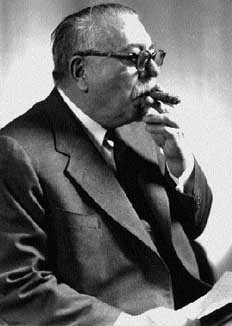
%> input picture demo/06-image-restoration-and-reconstruction/NorbertWiener.jpg, 232 x 326 px
$ octave imWienerDeconvolution.m   (GNU Octave 9; MATLAB toolbox functions it lacks are replaced by stand-ins)
%> lines starting %> are read from the running program, lines starting %| are printed output that depends on the picture; in (x1, y1, x2, y2) boxes, pixels count from 0 and x2, y2 are one past the last pixel; in counts of white or black regions, pixels touching at a corner belong together; the program's own positions count from 1
%deBlurr using Wiener deconvolution
%HKa Feb. 2015

clear ,close all

%Load image and show
f=imread('NorbertWiener.jpg');
%> f is the input picture: size 326x232 uint8; min 0, max 255, mean 107.8
f=double(f)/255;
%> f: size 326x232 double
F=fft2(f);
figure(1), imshow(f), title('Original image');

%Generate filter
N=5;
hc=1/(N*N)*ones(N,N);
h=zeros(size(f));
h(1:size(hc,1),1:size(hc,2))=hc;
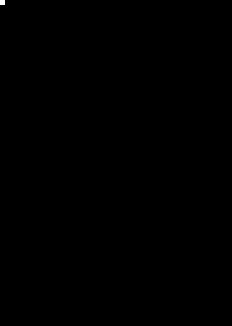
%> h: size 326x232 double; values 0 (black) and 0.04 (white), 0.03% white; 1 white region, box (x1, y1, x2, y2) and area: (0, 0, 5, 5) 25
H=fft2(h);

%Filter f using hc
hf=imfilter(f,hc,'conv','circular');
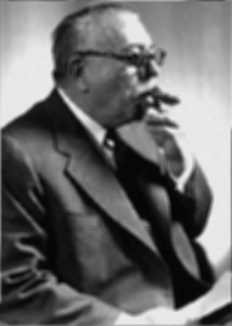
%> hf: size 326x232 double; min 0.0168, max 0.925, mean 0.423

%Generate noise
b=0.01;
n=b*randn(size(hf));

%Add noise
g=hf+n;
figure, imshow(g), title('Blurred image, noise added');
G=fft2(g);

%Deconvolution no Wiener
R = 1./H;
Fhat = R.*G;
fhat=ifft2(Fhat);
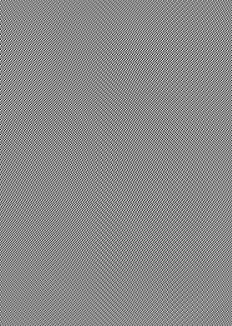
%> fhat: size 326x232 double; min -51.76, max 44.86, mean 0.4; drawn with min black and max white
fhat  =real(fhat); %Use real, due to small imaginary component (round-off)


%Wiener restoration filter
RW = conj(H)./(H.*conj(H)+2);%500*b^2./F.*conj(F)), also see GW section 5.8
FWhat = RW.*G;               %Restoration using Wiener
fWhat = ifft2(FWhat);
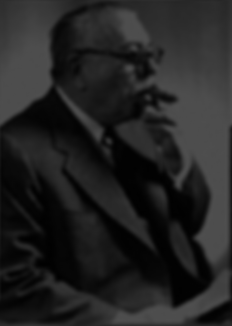
%> fWhat: size 326x232 double; min 0.00482, max 0.311, mean 0.141
fWhat = real(fWhat);         %Use real, due to small imaginary component (round-off)

figure,
    subplot(121), imshow(fhat/max(fhat(:))), title('deBlurred image, No Wiener filter');
%> after `imshow(fhat/max(fhat(:)))`:
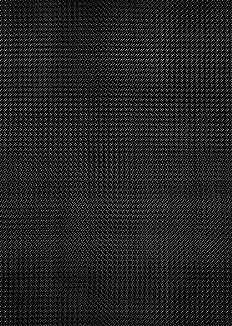
%> displayed picture: size 326x232, on the screen's scale of 0 to 255; min 0, max 255, mean 33.3
    subplot(122), imshow(fWhat/max(fWhat(:))), title('deBlurred image, Wiener filter');
%> after `imshow(fWhat/max(fWhat(:)))`:
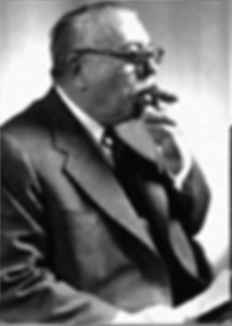
%> displayed picture: size 326x232, on the screen's scale of 0 to 255; min 4, max 255, mean 115.6

figure,
    subplot(121), hist(fhat(:),100),  title('Histogram deBlurred image, No Wiener filter');
    subplot(122), hist(fWhat(:),100), title('HistogramdeBlurred image, Wiener filter');
%> after `title('HistogramdeBlurred image, Wiener filter')`:
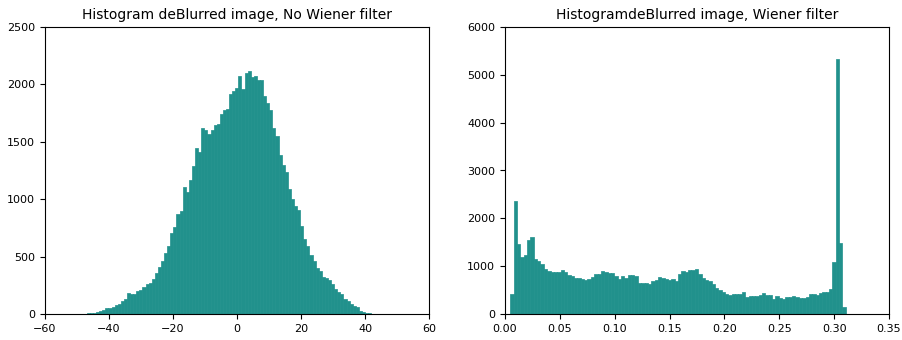
%> figure redrawn from the program's plot data, 2 panels; panel 1: tallest bar 2112 high, from x = 3.31 to 4.28; panel 2: tallest bar 5334 high, from x = 0.301 to 0.305

$ run again, with demo/06-image-restoration-and-reconstruction/Tv.jpg copied over demo/06-image-restoration-and-reconstruction/NorbertWiener.jpg
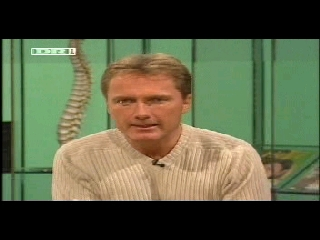
%> input picture demo/06-image-restoration-and-reconstruction/Tv.jpg, 320 x 240 px
%> f is the input picture: size 240x320x3 uint8; mean R, G, B 88.2, 92.5, 65.8
%> f: size 240x320x3 double
%> fhat: size 240x320x3 double; every value is NaN or infinite
%> `title('deBlurred image, Wiener filter')`:
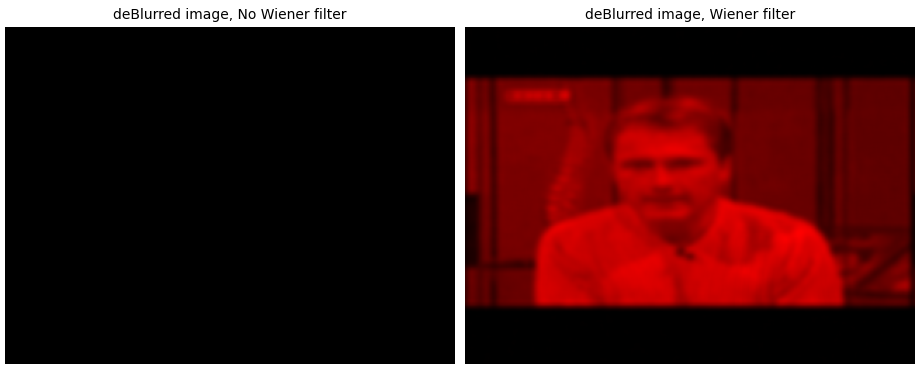
%> figure redrawn from the program's plot data, 2 panels
%> `title('HistogramdeBlurred image, Wiener filter')`:
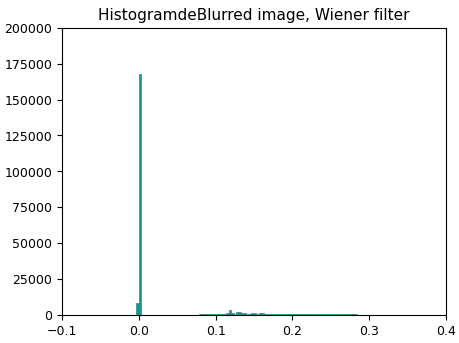
%> figure redrawn from the program's plot data; tallest bar 168157 high, from x = -0.000351 to 0.00292

$ run again, with demo/06-image-restoration-and-reconstruction/boats.pgm saved as demo/06-image-restoration-and-reconstruction/NorbertWiener.jpg
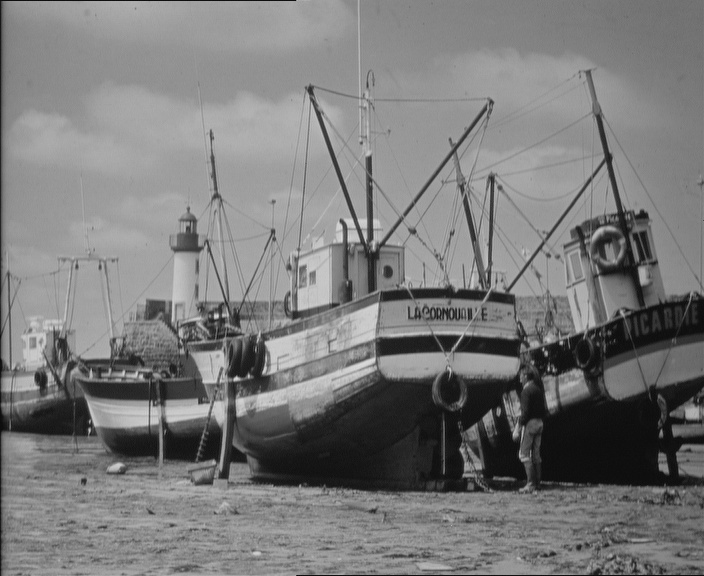
%> input picture demo/06-image-restoration-and-reconstruction/boats.pgm, 704 x 576 px
%> f is the input picture: size 576x704 uint8; min 6, max 222, mean 122.4
%> f: size 576x704 double
%> h: size 576x704 double; values 0 (black) and 0.04 (white), 0.01% white; 1 white region, box (x1, y1, x2, y2) and area: (0, 0, 5, 5) 25
%> `imshow(fhat/max(fhat(:)))`:
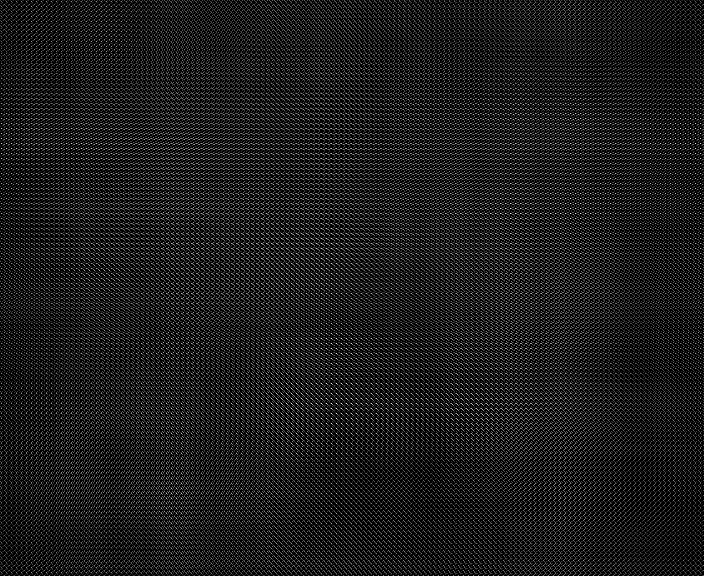
%> displayed picture: size 576x704, on the screen's scale of 0 to 255; min 0, max 255, mean 29.6
%> `title('HistogramdeBlurred image, Wiener filter')`:
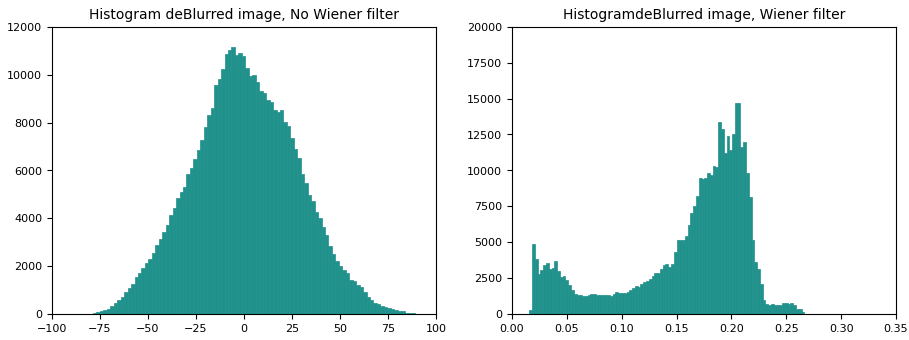
%> figure redrawn from the program's plot data, 2 panels; panel 1: tallest bar 11144 high, from x = -6.51 to -4.71; panel 2: tallest bar 14700 high, from x = 0.206 to 0.208
